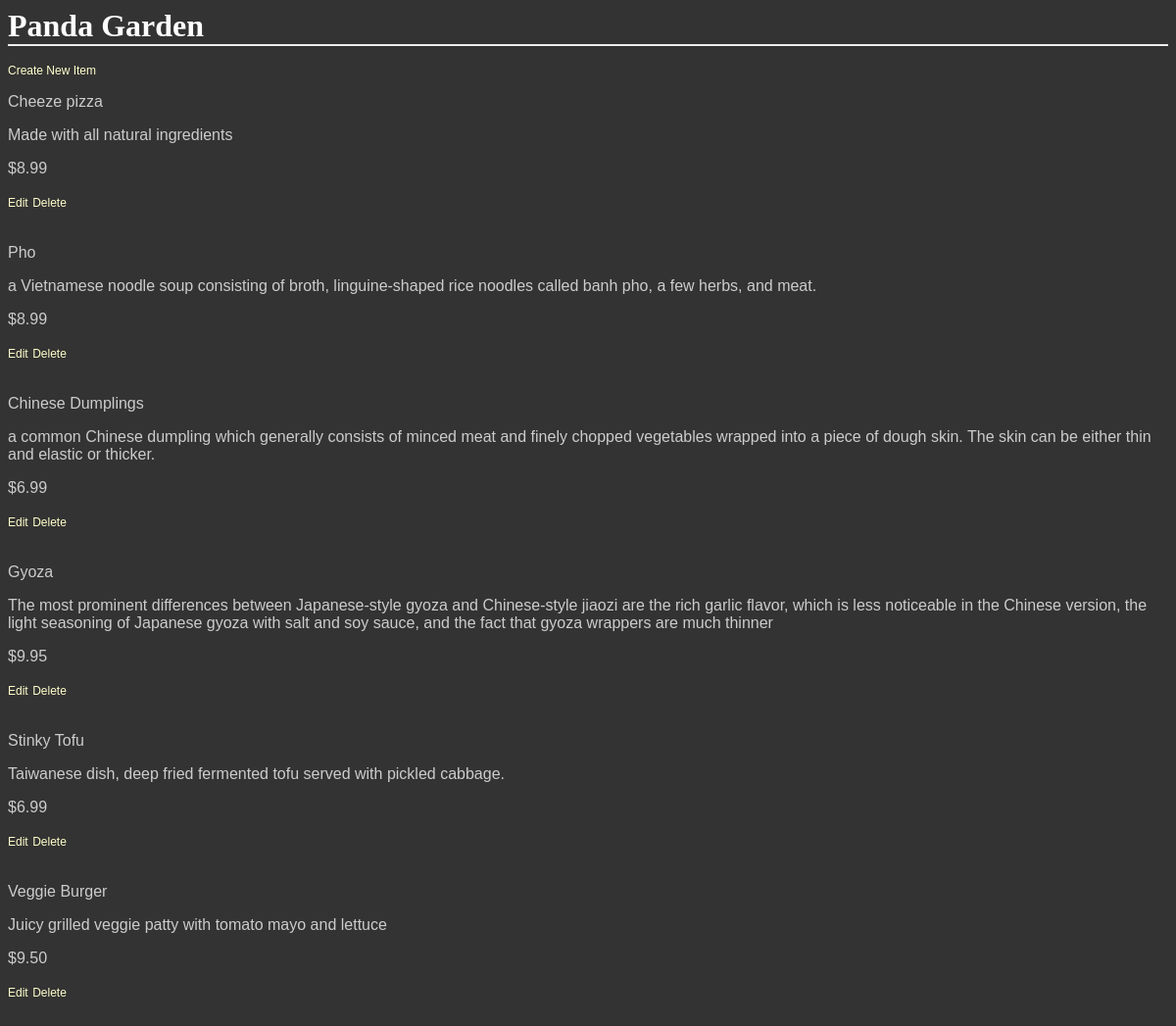
Page /restaurants/3/ on the committed database.
### database_setup.py (models this page shows, shortened)
class Restaurant(Base):
    __tablename__ = 'restaurant'
    id = Column(Integer, primary_key=True)
    name = Column(String(250), nullable=False)

class MenuItem(Base):
    __tablename__ = 'menu_item'
    name = Column(String(80), nullable = False)
    id = Column(Integer, primary_key = True)
    description = Column(String(250))
    price = Column(String(8))
    course = Column(String(250))
    restaurant_id = Column(Integer, ForeignKey('restaurant.id'))
    restaurant = relationship(Restaurant)

### webserverFlask.py (the view)
@app.route('/')  # Each app.route is a route which a user can take. The subsequent function is called when a
@app.route('/restaurants/<int:restaurant_id>/')                             # preceeding route is detected
def restaurantMenu(restaurant_id):
    restaurant = session.query(Restaurant).filter_by(id=restaurant_id).one()
    items = session.query(MenuItem).filter_by(restaurant_id=restaurant.id)
    return render_template('menu.html', restaurant=restaurant, items=items) # Template file is an html file with some

### templates/menu.html (shortened to what this page needs)
<html xmlns="http://www.w3.org/1999/html">
<head>
    <link rel="stylesheet" type="text/css" href="{{url_for('static', filename='styles.css')}}">
</head>
<body>
<h1>{{restaurant.name}}</h1>
<a href="{{url_for('newMenuItem', restaurant_id=restaurant.id)}}">Create New Item</a>
{% for i in items %}
<div>
    <p>{{i.name}}</p>
    <p>{{i.description}}</p>
    <p> {{i.price}} </p>
    <a href="{{url_for('editMenuItem', restaurant_id=restaurant.id, menu_id=i.id)}}">Edit</a>
    <a href="{{url_for('deleteMenuItem', restaurant_id=restaurant.id, menu_id=i.id)}}">Delete</a>
</div>
{% endfor %}
</body>
</html>

### static/styles.css (style rules this page uses)
body { font-family: sans-serif; background-image: url('img3.jpg'); background-color: #333333 }
h1, h2, h3, h4 { color: #FFFFFF; }
h1, h2 { font-family: 'Georgia', serif; margin: 0; }
h1 { border-bottom: 2px solid #eee; }
p, dd, dt { color: #CCCCCC; }
a { text-decoration: none; color:#FFFFCC; font-size: .75em; }

### rows in the picture
Restaurant: name "Panda Garden"
MenuItem: name "Cheeze pizza", description "Made with all natural ingredients", price "$8.99"
MenuItem: name "Pho", description "a Vietnamese noodle soup consisting of broth, linguine-shaped rice noodles called banh pho, a few herbs, and meat.", price "$8.99"
MenuItem: name "Chinese Dumplings", description "a common Chinese dumpling which generally consists of minced meat and finely chopped vegetables wrapped into a piece of dough skin. The skin can be either thin and elastic or thicker.", price "$6.99"
MenuItem: name "Gyoza", description "The most prominent differences between Japanese-style gyoza and Chinese-style jiaozi are the rich garlic flavor, which is less noticeable in the Chinese version, the light seasoning of Japanese gyoza with salt and soy sauce, and the fact that gyoza wrappers are much thinner", price "$9.95"
MenuItem: name "Stinky Tofu", description "Taiwanese dish, deep fried fermented tofu served with pickled cabbage.", price "$6.99"
MenuItem: name "Veggie Burger", description "Juicy grilled veggie patty with tomato mayo and lettuce", price "$9.50"
